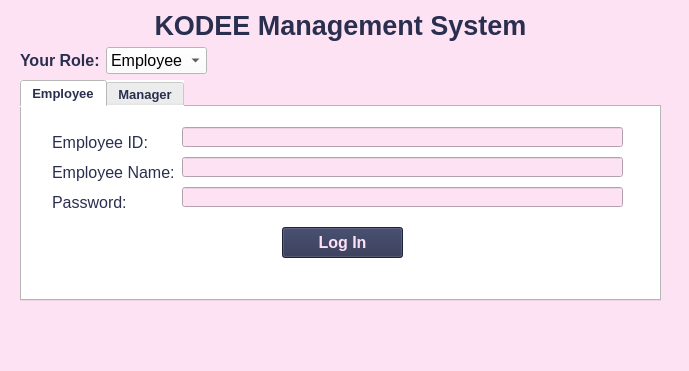
<?xml version="1.0" encoding="UTF-8"?>
<ui version="4.0">
 <class>MainWindow</class>
 <widget class="QMainWindow" name="MainWindow">
  <property name="geometry">
   <rect>
    <x>0</x>
    <y>0</y>
    <width>689</width>
    <height>371</height>
   </rect>
  </property>
  <property name="windowTitle">
   <string>KODEE Management System</string>
  </property>
  <property name="styleSheet">
   <string notr="true">background-color: rgb(253, 226, 243);</string>
  </property>
  <widget class="QWidget" name="centralwidget">
   <widget class="QWidget" name="verticalLayoutWidget">
    <property name="geometry">
     <rect>
      <x>20</x>
      <y>10</y>
      <width>641</width>
      <height>291</height>
     </rect>
    </property>
    <layout class="QVBoxLayout" name="verticalLayout">
     <item>
      <widget class="QLabel" name="label">
       <property name="styleSheet">
        <string notr="true">color: rgb(42, 47, 79);</string>
       </property>
       <property name="text">
        <string>&lt;html&gt;&lt;head/&gt;&lt;body&gt;&lt;p align=&quot;center&quot;&gt;&lt;span style=&quot; font-size:20pt; font-weight:600;&quot;&gt;KODEE Management System&lt;/span&gt;&lt;/p&gt;&lt;/body&gt;&lt;/html&gt;</string>
       </property>
      </widget>
     </item>
     <item>
      <layout class="QHBoxLayout" name="horizontalLayout">
       <item>
        <widget class="QLabel" name="label_2">
         <property name="text">
          <string>&lt;html&gt;&lt;head/&gt;&lt;body&gt;&lt;p&gt;&lt;span style=&quot; font-size:12pt; font-weight:600; color:#2a2f4f;&quot;&gt;Your Role:&lt;/span&gt;&lt;/p&gt;&lt;/body&gt;&lt;/html&gt;</string>
         </property>
        </widget>
       </item>
       <item>
        <widget class="QComboBox" name="comboBox">
         <property name="minimumSize">
          <size>
           <width>100</width>
           <height>0</height>
          </size>
         </property>
         <property name="font">
          <font>
           <family>Arial</family>
           <pointsize>12</pointsize>
          </font>
         </property>
         <property name="styleSheet">
          <string notr="true">background-color: rgb(255, 255, 255);</string>
         </property>
         <item>
          <property name="text">
           <string>Employee</string>
          </property>
         </item>
         <item>
          <property name="text">
           <string>Manager</string>
          </property>
         </item>
        </widget>
       </item>
       <item>
        <spacer name="horizontalSpacer">
         <property name="orientation">
          <enum>Qt::Horizontal</enum>
         </property>
         <property name="sizeHint" stdset="0">
          <size>
           <width>40</width>
           <height>20</height>
          </size>
         </property>
        </spacer>
       </item>
      </layout>
     </item>
     <item>
      <widget class="QTabWidget" name="tabWidget">
       <property name="font">
        <font>
         <family>Arial</family>
         <pointsize>10</pointsize>
         <weight>75</weight>
         <bold>true</bold>
        </font>
       </property>
       <property name="styleSheet">
        <string notr="true">color: rgb(42, 47, 79);
background-color: rgb(255, 255, 255);</string>
       </property>
       <property name="currentIndex">
        <number>0</number>
       </property>
       <widget class="QWidget" name="tab_Employee">
        <attribute name="title">
         <string>Employee</string>
        </attribute>
        <widget class="QLabel" name="label_3">
         <property name="geometry">
          <rect>
           <x>30</x>
           <y>20</y>
           <width>111</width>
           <height>31</height>
          </rect>
         </property>
         <property name="font">
          <font>
           <family>Arial</family>
           <pointsize>12</pointsize>
          </font>
         </property>
         <property name="styleSheet">
          <string notr="true">color: rgb(42, 47, 79);</string>
         </property>
         <property name="text">
          <string>Employee ID:</string>
         </property>
        </widget>
        <widget class="QLabel" name="label_4">
         <property name="geometry">
          <rect>
           <x>30</x>
           <y>50</y>
           <width>151</width>
           <height>31</height>
          </rect>
         </property>
         <property name="font">
          <font>
           <family>Arial</family>
           <pointsize>12</pointsize>
          </font>
         </property>
         <property name="styleSheet">
          <string notr="true">color: rgb(42, 47, 79);</string>
         </property>
         <property name="text">
          <string>Employee Name:</string>
         </property>
        </widget>
        <widget class="QLabel" name="label_5">
         <property name="geometry">
          <rect>
           <x>30</x>
           <y>80</y>
           <width>151</width>
           <height>31</height>
          </rect>
         </property>
         <property name="font">
          <font>
           <family>Arial</family>
           <pointsize>12</pointsize>
          </font>
         </property>
         <property name="styleSheet">
          <string notr="true">color: rgb(42, 47, 79);</string>
         </property>
         <property name="text">
          <string>Password:</string>
         </property>
        </widget>
        <widget class="QPushButton" name="pushButton_EMLogIn">
         <property name="geometry">
          <rect>
           <x>260</x>
           <y>120</y>
           <width>121</width>
           <height>31</height>
          </rect>
         </property>
         <property name="font">
          <font>
           <family>Arial</family>
           <pointsize>12</pointsize>
           <weight>75</weight>
           <bold>true</bold>
          </font>
         </property>
         <property name="styleSheet">
          <string notr="true">color: rgb(253, 226, 243);
background-color: rgb(42, 47, 79);</string>
         </property>
         <property name="text">
          <string>Log In</string>
         </property>
        </widget>
        <widget class="QLineEdit" name="lineEdit_EmployeeID">
         <property name="geometry">
          <rect>
           <x>160</x>
           <y>20</y>
           <width>441</width>
           <height>20</height>
          </rect>
         </property>
         <property name="styleSheet">
          <string notr="true">background-color: rgb(253, 226, 243);
color: rgb(42, 47, 79);</string>
         </property>
        </widget>
        <widget class="QLineEdit" name="lineEdit_EmployeeName">
         <property name="geometry">
          <rect>
           <x>160</x>
           <y>50</y>
           <width>441</width>
           <height>20</height>
          </rect>
         </property>
         <property name="styleSheet">
          <string notr="true">background-color: rgb(253, 226, 243);
color: rgb(42, 47, 79);</string>
         </property>
        </widget>
        <widget class="QLineEdit" name="lineEdit_EMPassword">
         <property name="geometry">
          <rect>
           <x>160</x>
           <y>80</y>
           <width>441</width>
           <height>20</height>
          </rect>
         </property>
         <property name="styleSheet">
          <string notr="true">color: rgb(42, 47, 79);
background-color: rgb(253, 226, 243);</string>
         </property>
        </widget>
       </widget>
       <widget class="QWidget" name="tab_Manager">
        <attribute name="title">
         <string>Manager</string>
        </attribute>
        <widget class="QLabel" name="label_6">
         <property name="geometry">
          <rect>
           <x>30</x>
           <y>20</y>
           <width>111</width>
           <height>31</height>
          </rect>
         </property>
         <property name="font">
          <font>
           <family>Arial</family>
           <pointsize>12</pointsize>
          </font>
         </property>
         <property name="styleSheet">
          <string notr="true">color: rgb(42, 47, 79);</string>
         </property>
         <property name="text">
          <string>Manager ID:</string>
         </property>
        </widget>
        <widget class="QLabel" name="label_7">
         <property name="geometry">
          <rect>
           <x>30</x>
           <y>50</y>
           <width>111</width>
           <height>31</height>
          </rect>
         </property>
         <property name="font">
          <font>
           <family>Arial</family>
           <pointsize>12</pointsize>
          </font>
         </property>
         <property name="styleSheet">
          <string notr="true">color: rgb(42, 47, 79);</string>
         </property>
         <property name="text">
          <string>Manager Name:</string>
         </property>
        </widget>
        <widget class="QLabel" name="label_13">
         <property name="geometry">
          <rect>
           <x>30</x>
           <y>80</y>
           <width>111</width>
           <height>31</height>
          </rect>
         </property>
         <property name="font">
          <font>
           <family>Arial</family>
           <pointsize>12</pointsize>
          </font>
         </property>
         <property name="styleSheet">
          <string notr="true">color: rgb(42, 47, 79);</string>
         </property>
         <property name="text">
          <string>Password:</string>
         </property>
        </widget>
        <widget class="QLineEdit" name="lineEdit_ManagerID">
         <property name="geometry">
          <rect>
           <x>160</x>
           <y>20</y>
           <width>431</width>
           <height>20</height>
          </rect>
         </property>
         <property name="styleSheet">
          <string notr="true">background-color: rgb(253, 226, 243);
color: rgb(42, 47, 79);</string>
         </property>
        </widget>
        <widget class="QLineEdit" name="lineEdit_ManagerName">
         <property name="geometry">
          <rect>
           <x>160</x>
           <y>50</y>
           <width>431</width>
           <height>20</height>
          </rect>
         </property>
         <property name="styleSheet">
          <string notr="true">background-color: rgb(253, 226, 243);
color: rgb(42, 47, 79);</string>
         </property>
        </widget>
        <widget class="QLineEdit" name="lineEdit_MNPassword">
         <property name="geometry">
          <rect>
           <x>160</x>
           <y>80</y>
           <width>431</width>
           <height>20</height>
          </rect>
         </property>
         <property name="styleSheet">
          <string notr="true">background-color: rgb(253, 226, 243);
color: rgb(42, 47, 79);</string>
         </property>
        </widget>
        <widget class="QPushButton" name="pushButton_MNLogIn">
         <property name="geometry">
          <rect>
           <x>250</x>
           <y>120</y>
           <width>121</width>
           <height>31</height>
          </rect>
         </property>
         <property name="font">
          <font>
           <family>Arial</family>
           <pointsize>12</pointsize>
           <weight>75</weight>
           <bold>true</bold>
          </font>
         </property>
         <property name="styleSheet">
          <string notr="true">color: rgb(253, 226, 243);
background-color: rgb(42, 47, 79);</string>
         </property>
         <property name="text">
          <string>Log In</string>
         </property>
        </widget>
       </widget>
      </widget>
     </item>
    </layout>
   </widget>
  </widget>
  <widget class="QMenuBar" name="menubar">
   <property name="geometry">
    <rect>
     <x>0</x>
     <y>0</y>
     <width>689</width>
     <height>18</height>
    </rect>
   </property>
  </widget>
  <widget class="QStatusBar" name="statusbar"/>
 </widget>
 <resources/>
 <connections/>
</ui>
